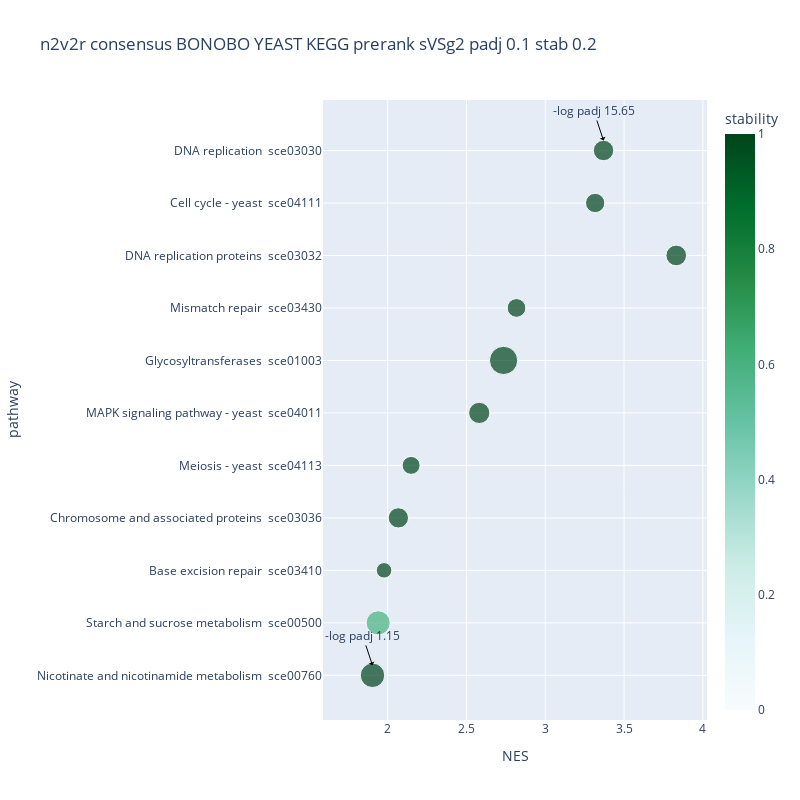

Source (notebook cell):
### Code cell
from node2vec2rank.post_utils import plot_gseapy_prerank 

stability_cutoff = 0.2
padj_cutoff = 0.1

save_directory = '../results/results_gsea/' + gsea_parent_folder_name
# save_directory = None


title = network_inf_method+ " " +  tissue +  " KEGG prerank " + target + " padj " + str(padj_cutoff) + " stab " + str(stability_cutoff)


plot_gseapy_prerank(n2v2r_consensus_pre_KEGG_pd, has_stability=True, padj_cutoff=padj_cutoff, stability_cutoff=stability_cutoff, title="n2v2r consensus " +title, output_dir=save_directory)
plot_gseapy_prerank(n2v2r_consensus_DeDi_pre_KEGG_pd,has_stability=True, one_sided= False,padj_cutoff=padj_cutoff, stability_cutoff=stability_cutoff, title="n2v2r+DeDi consensus " + title, output_dir=save_directory)
plot_gseapy_prerank(n2v2r_pre_KEGG_pd, has_stability=False,padj_cutoff=padj_cutoff, stability_cutoff=stability_cutoff, title="n2v2r " + title, output_dir=save_directory)
plot_gseapy_prerank(n2v2r_DeDi_pre_KEGG_pd,has_stability=False, one_sided= False,padj_cutoff=padj_cutoff, stability_cutoff=stability_cutoff, title="n2v2r+DeDi " + title, output_dir=save_directory)

plot_gseapy_prerank(n2v2r_borda_pre_KEGG_pd, has_stability=False,padj_cutoff=padj_cutoff, stability_cutoff=stability_cutoff, title="n2v2r borda " + title, output_dir=save_directory)
plot_gseapy_prerank(n2v2r_borda_DeDi_pre_KEGG_pd,has_stability=False, one_sided= False,padj_cutoff=padj_cutoff, stability_cutoff=stability_cutoff, title="n2v2r_borda+DeDi " + title, output_dir=save_directory)

plot_gseapy_prerank(absDeDi_pre_KEGG_pd,has_stability=False,padj_cutoff=padj_cutoff, stability_cutoff=stability_cutoff, title="absDeDi " + title, output_dir=save_directory)
plot_gseapy_prerank(DeDi_pre_KEGG_pd,has_stability=False, one_sided= False,padj_cutoff=padj_cutoff, stability_cutoff=stability_cutoff, title="DeDi " + title, output_dir=save_directory)

title = network_inf_method+ " " +  tissue +  " GOBP prerank " + target + " padj " + str(padj_cutoff) + " stab " + str(stability_cutoff)

plot_gseapy_prerank(n2v2r_consensus_pre_GOBP_pd, has_stability=True, padj_cutoff=padj_cutoff, stability_cutoff=stability_cutoff, title="n2v2r consensus " +title, output_dir=save_directory)
plot_gseapy_prerank(n2v2r_consensus_DeDi_pre_GOBP_pd,has_stability=True,one_sided= False,padj_cutoff=padj_cutoff, stability_cutoff=stability_cutoff, title="n2v2r+DeDi consensus " + title, output_dir=save_directory)
plot_gseapy_prerank(n2v2r_pre_GOBP_pd, has_stability=False,padj_cutoff=padj_cutoff, stability_cutoff=stability_cutoff, title="n2v2r " + title, output_dir=save_directory)
plot_gseapy_prerank(n2v2r_DeDi_pre_GOBP_pd,has_stability=False, one_sided= False,padj_cutoff=padj_cutoff, stability_cutoff=stability_cutoff, title="n2v2r+DeDi " + title, output_dir=save_directory)

plot_gseapy_prerank(n2v2r_borda_pre_GOBP_pd, has_stability=False,padj_cutoff=padj_cutoff, stability_cutoff=stability_cutoff, title="n2v2r borda " + title, output_dir=save_directory)
plot_gseapy_prerank(n2v2r_borda_DeDi_pre_GOBP_pd,has_stability=False, one_sided= False,padj_cutoff=padj_cutoff, stability_cutoff=stability_cutoff, title="n2v2r_borda+DeDi " + title, output_dir=save_directory)

plot_gseapy_prerank(absDeDi_pre_GOBP_pd,has_stability=False,padj_cutoff=padj_cutoff, stability_cutoff=stability_cutoff, title="absDeDi " + title, output_dir=save_directory)
plot_gseapy_prerank(DeDi_pre_GOBP_pd,has_stability=False,padj_cutoff=padj_cutoff, one_sided= False, stability_cutoff=stability_cutoff, title="DeDi " + title, output_dir=save_directory)

### Figure 1 — Plotly figure (JSON) as saved in the notebook; plotly's stock layout.template omitted (floating-point values rounded to 4 significant figures)
{"data": [{"hovertemplate": "NES=%{x}<br>pathway=%{y}<br>overlap=%{marker.size}<br>stability=%{marker.color}<extra></extra>", "legendgroup": "", "marker": {"color": [1, 0.6, 1, 1, 1, 1, 1, 1, 1, 1, 1], "coloraxis": "coloraxis", "size": [21.17, 20.66, 8.519, 14.54, 11.38, 15.89, 28.25, 12.36, 15.1, 13.22, 14.75], "sizemode": "area", "sizeref": 0.07062, "symbol": "circle"}, "mode": "markers", "name": "", "orientation": "h", "showlegend": false, "type": "scatter", "x": [1.903, 1.939, 1.977, 2.068, 2.148, 2.581, 2.735, 2.817, 3.831, 3.317, 3.37], "xaxis": "x", "y": ["Nicotinate and nicotinamide metabolism  sce00760", "Starch and sucrose metabolism  sce00500", "Base excision repair  sce03410", "Chromosome and associated proteins  sce03036", "Meiosis - yeast  sce04113", "MAPK signaling pathway - yeast  sce04011", "Glycosyltransferases  sce01003", "Mismatch repair  sce03430", "DNA replication proteins  sce03032", "Cell cycle - yeast  sce04111", "DNA replication  sce03030"], "yaxis": "y"}], "layout": {"annotations": [{"arrowcolor": "black", "arrowhead": 1, "arrowwidth": 1, "showarrow": true, "text": "-log padj 15.65", "x": 3.37, "y": "DNA replication  sce03030", "yshift": 10}, {"arrowcolor": "black", "arrowhead": 1, "arrowwidth": 1, "showarrow": true, "text": "-log padj 1.15", "x": 1.903, "y": "Nicotinate and nicotinamide metabolism  sce00760", "yshift": 10}], "autosize": true, "coloraxis": {"cmax": 1, "cmin": 0, "colorbar": {"title": {"text": "stability"}}, "colorscale": [[0, "rgb(247,252,253)"], [0.125, "rgb(229,245,249)"], [0.25, "rgb(204,236,230)"], [0.375, "rgb(153,216,201)"], [0.5, "rgb(102,194,164)"], [0.625, "rgb(65,174,118)"], [0.75, "rgb(35,139,69)"], [0.875, "rgb(0,109,44)"], [1, "rgb(0,68,27)"]]}, "height": 800, "legend": {"itemsizing": "constant", "tracegroupgap": 0}, "title": {"text": "n2v2r consensus BONOBO YEAST KEGG prerank sVSg2 padj 0.1 stab 0.2"}, "width": 800, "xaxis": {"anchor": "y", "domain": [0, 1], "title": {"text": "NES"}}, "yaxis": {"anchor": "x", "domain": [0, 1], "title": {"text": "pathway"}}}}
